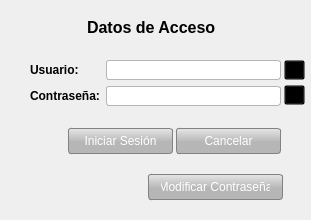
<?xml version="1.0" encoding="UTF-8"?>
<ui version="4.0">
 <class>frmIniciarSesion</class>
 <widget class="QDialog" name="frmIniciarSesion">
  <property name="geometry">
   <rect>
    <x>0</x>
    <y>0</y>
    <width>311</width>
    <height>220</height>
   </rect>
  </property>
  <property name="windowTitle">
   <string>Iniciar Sesión</string>
  </property>
  <property name="styleSheet">
   <string notr="true">QDialog{
background-image: url(:/imagenes/fondo.PNG);
background-position: center;
background-repeat: no-repeat;
}

QPushButton#btnAceptar, #btnCancelar, #btnResetPass {
    color: #ffffff;
    text-align: center;
    background-color: qlineargradient(spread:pad, x1:1, y1:0.545, x2:1, y2:0, stop:0 #b6b6b6, stop:1 #e6e6e6);
    border: 1px solid #828282;
    padding: 5px 12px 5px 12px;
    margin: 4px 8px 4px 8px;
    border-radius: 3px;
    min-width: 14px;
    min-height: 14px;
}

QPushButton#btnAceptar:hover, #btnAceptar:focus{
    color: white;
    background-color: qlineargradient(spread:pad, x1:1, y1:0.545, x2:1, y2:0, stop:0 #2eae35, stop:1 #cae44a);
}

QPushButton#btnCancelar:hover, #btnCancelar:focus{
    color: white;
    background-color: qlineargradient(spread:pad, x1:1, y1:0.545, x2:1, y2:0, stop:0 #95050d, stop:1 #ea0a20);
}

QPushButton#btnResetPass:hover, #btnResetPass:focus{
    color: white;
    background-color: qlineargradient(spread:pad, x1:1, y1:0.545, x2:1, y2:0, stop:0 #FF7100, stop:1 #FFDB34);
}

QPushButton#btnAceptar:pressed {
    background-color: #2eae35;
}

QPushButton#btnCancelar:pressed {
    background-color: #95050d;
}

QPushButton#btnResetPass:pressed {
    background-color: #FF7100;
}

QPushButton#btnValidaUsuario, #btnValidaContrasena{
background-color: transparent;
}

QLineEdit {
    color: black;
    background-color: white;
    selection-color: white;
    selection-background-color: #3874f2;
	padding: 1px;
    border-style: solid;
    border: 1px solid #b6b6b6;
    border-radius: 3px;
}

QLineEdit:focus{
    color: black;
    background-color: white;
    selection-color: white;
    selection-background-color: #3874f2;
	padding: 1px;
    border-style: solid;
    border: 1px solid #5e90fa;
    border-radius: 3px;

}</string>
  </property>
  <widget class="QWidget" name="formLayoutWidget">
   <property name="geometry">
    <rect>
     <x>30</x>
     <y>60</y>
     <width>251</width>
     <height>64</height>
    </rect>
   </property>
   <layout class="QFormLayout" name="formUsuario">
    <item row="0" column="0">
     <widget class="QLabel" name="lblUsuario">
      <property name="font">
       <font>
        <weight>75</weight>
        <bold>true</bold>
       </font>
      </property>
      <property name="text">
       <string>Usuario:</string>
      </property>
     </widget>
    </item>
    <item row="0" column="1">
     <widget class="QLineEdit" name="txtUsuario"/>
    </item>
    <item row="1" column="0">
     <widget class="QLabel" name="lblContrasena">
      <property name="font">
       <font>
        <weight>75</weight>
        <bold>true</bold>
       </font>
      </property>
      <property name="text">
       <string>Contraseña:</string>
      </property>
     </widget>
    </item>
    <item row="1" column="1">
     <widget class="QLineEdit" name="txtContrasena">
      <property name="echoMode">
       <enum>QLineEdit::Password</enum>
      </property>
     </widget>
    </item>
   </layout>
  </widget>
  <widget class="QLabel" name="lblTitulo">
   <property name="geometry">
    <rect>
     <x>87</x>
     <y>12</y>
     <width>136</width>
     <height>30</height>
    </rect>
   </property>
   <property name="font">
    <font>
     <pointsize>12</pointsize>
     <weight>75</weight>
     <bold>true</bold>
    </font>
   </property>
   <property name="text">
    <string>Datos de Acceso</string>
   </property>
  </widget>
  <widget class="QPushButton" name="btnAceptar">
   <property name="geometry">
    <rect>
     <x>60</x>
     <y>124</y>
     <width>121</width>
     <height>34</height>
    </rect>
   </property>
   <property name="styleSheet">
    <string notr="true"/>
   </property>
   <property name="text">
    <string>Iniciar Sesión</string>
   </property>
   <property name="iconSize">
    <size>
     <width>16</width>
     <height>16</height>
    </size>
   </property>
  </widget>
  <widget class="QPushButton" name="btnCancelar">
   <property name="geometry">
    <rect>
     <x>168</x>
     <y>124</y>
     <width>121</width>
     <height>34</height>
    </rect>
   </property>
   <property name="text">
    <string>Cancelar</string>
   </property>
   <property name="iconSize">
    <size>
     <width>32</width>
     <height>32</height>
    </size>
   </property>
  </widget>
  <widget class="QPushButton" name="btnValidaUsuario">
   <property name="geometry">
    <rect>
     <x>284</x>
     <y>60</y>
     <width>21</width>
     <height>20</height>
    </rect>
   </property>
   <property name="text">
    <string/>
   </property>
  </widget>
  <widget class="QPushButton" name="btnValidaContrasena">
   <property name="geometry">
    <rect>
     <x>284</x>
     <y>85</y>
     <width>21</width>
     <height>20</height>
    </rect>
   </property>
   <property name="text">
    <string/>
   </property>
  </widget>
  <widget class="QPushButton" name="btnResetPass">
   <property name="geometry">
    <rect>
     <x>140</x>
     <y>170</y>
     <width>151</width>
     <height>34</height>
    </rect>
   </property>
   <property name="text">
    <string>Modificar Contraseña</string>
   </property>
  </widget>
 </widget>
 <tabstops>
  <tabstop>txtUsuario</tabstop>
  <tabstop>txtContrasena</tabstop>
  <tabstop>btnAceptar</tabstop>
  <tabstop>btnCancelar</tabstop>
  <tabstop>btnResetPass</tabstop>
  <tabstop>btnValidaContrasena</tabstop>
  <tabstop>btnValidaUsuario</tabstop>
 </tabstops>
 <resources>
  <include location="source.qrc"/>
 </resources>
 <connections/>
</ui>
